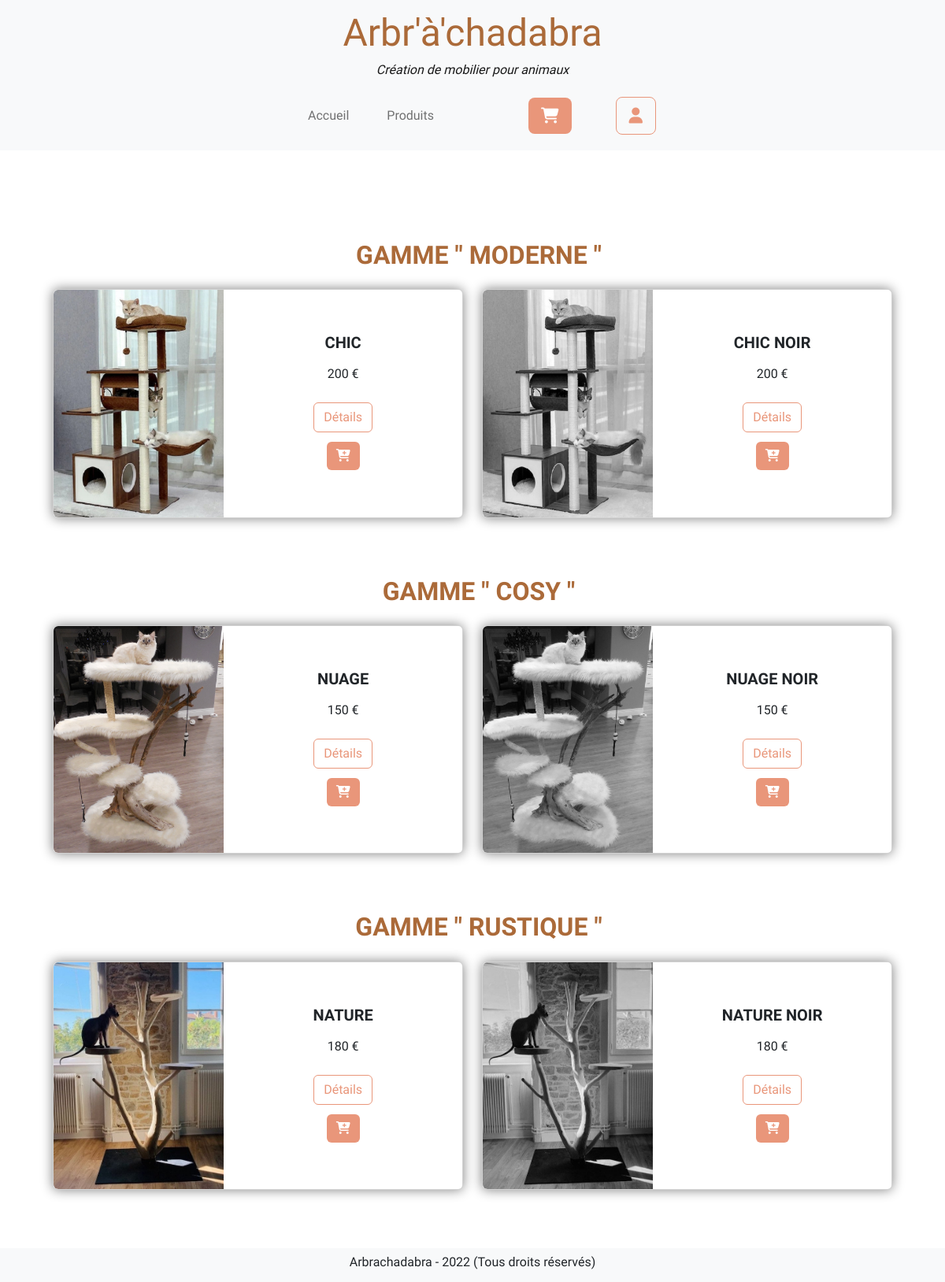
Page /gammes.php on the committed database.
### tables this page shows
CREATE TABLE IF NOT EXISTS `gammes` (
  `id` int(11) NOT NULL AUTO_INCREMENT,
  `nom` varchar(25) NOT NULL,
  PRIMARY KEY (`id`)
);

CREATE TABLE IF NOT EXISTS `articles` (
  `id` int(11) NOT NULL AUTO_INCREMENT,
  `id_gamme` int(11) NOT NULL,
  `nom` varchar(25) NOT NULL,
  `description` varchar(25) NOT NULL,
  `description_detaillee` text NOT NULL,
  `image` varchar(40) NOT NULL,
  `prix` float NOT NULL,
  `stock` int(11) NOT NULL,
  PRIMARY KEY (`id`),
  KEY `fk_id_gamme` (`id_gamme`)
);

### functions.php (the view, shortened to what this page needs)
<?php
function getConnection()
{
try {
    $db = new PDO(
        'mysql:host=localhost;dbname=boutique_en_ligne;charset=utf8',
        'manue',
        'Re04glisse0833!',
        array(PDO::ATTR_ERRMODE => PDO::ERRMODE_EXCEPTION, PDO::ATTR_DEFAULT_FETCH_MODE => PDO::FETCH_ASSOC)
    );
} catch (Exception $e) {
    die('Erreur : ' . $e->getMessage());
}
return $db;
}
function getArticles()
{
$db = getConnection();
$afficherArticles = 'SELECT * FROM articles';
$listeArticles = $db->prepare($afficherArticles);
$listeArticles->execute();
return $listeArticles->fetchAll();
}
$articles = getArticles();
function getGammes()
{
$db = getConnection();
$afficherArticles = 'SELECT * FROM gammes';
$listeArticles = $db->prepare($afficherArticles);
$listeArticles->execute();
return $listeArticles->fetchAll();
}
function showArticles($articles)
{
    foreach ($articles as $article) {
        echo "<div class=\"col-md-6 d-flex justify-content-center my-3\">
        <div class=\"card text-center\" style=\"max-width: 540px; box-shadow: 0 0 15px grey;\">
            <div class=\"row g-0\">
                <div class=\"col-md-5\">
                    <img src=\"" . $article['image'] . "\" class=\"img-fluid rounded-start\" style=\"height: 100%; object-fit: cover;\" alt=\"photo arbre à chat " . $article['nom'] . " ?>\">
                </div>
                <div class=\"col-md-7 my-auto\">
                    <div class=\"card-body\" style=\"min-width: 180px;\">
                        <h5 class=\"card-title fw-bold text-uppercase\">".  $article['nom'] . "</h5>
                        <p class=\"card-text\"" . $article['description'] . " ?></p>
                        <p class=\"card-text\">" . $article['prix'] . " €</p>
                        <button type=\"button\" class=\"btn btn-outline-secondary m-2\" data-bs-toggle=\"modal\" data-bs-target=\"#detailArticle".  $article['id'] . "\" style=\"background-color: white; border-color: darksalmon; color: darksalmon;\">Détails</button>
                        <div class=\"modal fade\" id=\"detailArticle" .  $article['id'] . "\" tabindex=\"-1\" aria-labelledby=\"detailArticleTitre\" aria-hidden=\"true\">
                                                " . $article[''] . " " .  $article[''] . "
                                                    <h5 class=\"card-title fw-bold text-uppercase\"> " . $article['nom'] . "</h5>
                                                    <p class=\"card-text\"> " . $article['description'] . "</p>
                                                    <p class=\"card-text\"> " . $article['description_detaillee'] . "</p>
                                                    <p class=\"card-text\"> " . $article['prix'] . " €</p>
                                                        <input type=\"hidden\" name=\"chosenArticle\" value=\" " . $article['id'] . "\">
                        </div>
                        <form action=\"panier.php\" method=\"post\">
                            <input type=\"hidden\" name=\"chosenArticle\" value=\" " . $article['id'] . "\">
                            <button type=\"submit\" class=\"btn btn-secondary border-0 m-1\" style=\"background-color: darksalmon;\"><i class=\"fa-solid fa-cart-plus text-white\"></i></button>
                        </form>
                    </div>
                </div>
            </div>
        </div>
    </div>";
    }
}

### gammes.php
<?php
require_once("header.php");
$gammes = getGammes();
?>
<section id="section-gammes" class="container text-center mx-auto">
<h1 class="fw-bold text-white m-5">NOS PRODUITS</h1>
    <?php
    foreach ($gammes as $gamme) {
        $articles = getArticlesFromGammes($gamme['id']);
    ?>
        <div class="row mx-auto mb-5" style="border: 1px solid white; background-color: rgba(255,255,255,0.6)">
            <div class="row mx-auto">
                    <h2 class="text-center fw-bold text-uppercase m-2" style="color: #AB6A39;">Gamme " <?php echo $gamme['nom'] ?> "</h2>
            </div>
            <div class="row mx-auto">
                    <?php showArticles($articles) ?>
            </div>
        </div>
    <?php
    }
    ?>
</section>
<?php
include("footer.php");
?>

### rows in the picture
gammes: nom "MODERNE"
articles: shows a picture, nom "CHIC", prix "200"
articles: shows a picture, nom "CHIC NOIR", prix "200"
gammes: nom "COSY"
articles: shows a picture, nom "NUAGE", prix "150"
articles: shows a picture, nom "NUAGE NOIR", prix "150"
gammes: nom "RUSTIQUE"
articles: shows a picture, nom "NATURE", prix "180"
articles: shows a picture, nom "NATURE NOIR", prix "180"
